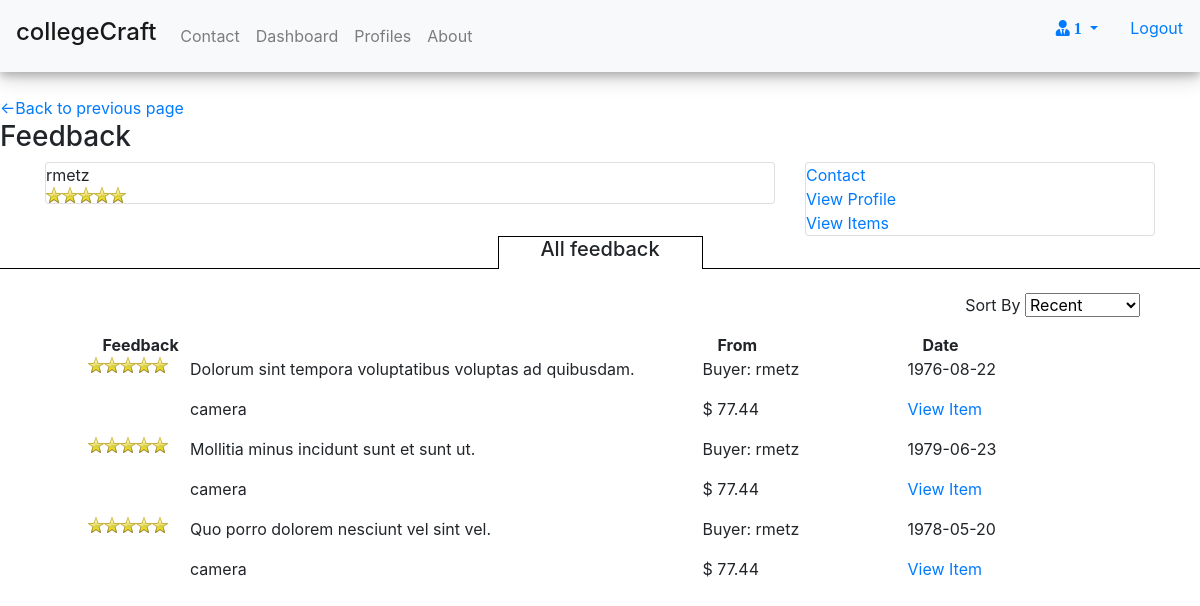
The app's page /views/feedback.php?user=2 (signed in) with its own data.
### tables this page shows
CREATE TABLE `users` (
  `user_id` int(11) NOT NULL,
  `username` varchar(15) NOT NULL,
  `hashed_password` varchar(255) DEFAULT NULL,
  `email_address` varchar(30) DEFAULT NULL,
  `bio` varchar(512) DEFAULT NULL,
  `role_id` int(11) DEFAULT NULL,
  `location` varchar(128) DEFAULT NULL,
  `name` varchar(32) DEFAULT NULL
);

CREATE TABLE `review` (
  `id` int(11) NOT NULL,
  `review` int(11) DEFAULT NULL,
  `trade_id` int(11) DEFAULT NULL,
  `feedback` varchar(256) DEFAULT NULL,
  `created` varchar(60) DEFAULT NULL
);

CREATE TABLE `product` (
  `product_id` int(11) NOT NULL,
  `name` varchar(64) DEFAULT NULL,
  `description` varchar(256) DEFAULT NULL,
  `category` varchar(256) DEFAULT NULL
);

CREATE TABLE `trade_ad` (
  `id` int(11) NOT NULL,
  `price` float DEFAULT NULL,
  `qty` int(11) DEFAULT NULL,
  `img` varchar(1024) DEFAULT NULL
);

### views/feedback.php (the view, shortened to what this page needs)
<?php
  include '../connect.php';
  $user = $_GET['user'];
  $get_info = "SELECT username from users where user_id={$user}";
  $resultz = $conn->query($get_info);
  while($a = $resultz->fetch_assoc()){
    $feedback_user = $a['username'];
  }
  $info = "SELECT review.id, review.review, review.trade_id,
    review.feedback, review.created, buys.user_id as buyer, advertises.product_id,
    trade_ad.price, trade_ad.qty, sells.user_id as seller, product.name, users.username
  FROM review
  INNER JOIN Trade_ad ON review.trade_id=Trade_ad.id
  INNER JOIN sells on trade_ad.id=sells.product_id
  INNER JOIN product ON trade_ad.id=product.product_id
  INNER JOIN users ON users.user_id=sells.user_id
  INNER JOIN buys on trade_ad.id=buys.product_id
  INNER JOIN advertises on trade_ad.id = advertises.trade_ad_id
  WHERE sells.user_id = {$user}";
  $result = $conn->query($info);
  $user_rating = "SELECT average_review from(select avg(review) as average_review,
    users.username, trade_ad.id, sells.user_id as seller
                  from review
                  INNER JOIN trade_ad ON review.trade_id=trade_ad.id
                  INNER JOIN sells ON trade_ad.id=sells.product_id
                  INNER JOIN users ON sells.user_id=users.user_id
                  where sells.user_id={$user}) as average";
  $user_rating_result = $conn->query($user_rating);
  while($b = $user_rating_result->fetch_assoc()){
    $review = $b['average_review'];
  }
 ?>
<html>
  <head>
  </head>
  <body>
      <?php include './partials/header.php' ?>
      <div id='sub-nav'>
        <a href='javascript:history.go(-1)'>
          <-Back to previous page
        </a>
      </div>
      <div class='row'>
        <div class='col-sm-12'>
          <h3>Feedback</h3>
        </div>
        <div class='container'>
          <div class='row'>
            <div class='col-sm-8'>
              <div class='card'>
                <?php
                echo $feedback_user;
                echo "
                <span class='stars'>{$review}</span>
                ";
                ?>
              </div>
            </div>
            <div class='col-sm-4'>
              <div class='card'>
                <a href='#'>Contact</a>
                <a href='#'>View Profile</a>
                <a href='#'>View Items</a>
              </div>
            </div>
          </div>
        </div>
      </div>
    <div class='row' style='padding-bottom: 2%;'>
      <div class='col-sm-5 myborder'>
      </div>
      <div id='feedback-tab' class='col-sm-2'>
        <h5>All feedback</h5>
      </div>
      <div class='col-sm-5 myborder'>
      </div>
    </div>
    <div class='row'>
      <div class='col-sm-12'>
        <p style='float: right;padding-right: 5%;'>Sort By
          <select name='sort' id='sort'>
            <option value="recent">Recent</option>
          </select>
        </p>
      </div>
      <div class='col-sm-6 offset-sm-1'>
        <strong>Feedback</strong>
      </div>
      <div class='col-sm-2'>
        <strong>From</strong>
      </div>
      <div class='col-sm-2'>
        <strong>Date</strong>
      </div>
      <div class='col-sm-1'>
      </div>
      <div id='show_sort' class='row' style='width:100%;'>
      <?php
      while($row = $result->fetch_assoc()){
        $buyer = $conn->query("SELECT username from users where user_id={$row['buyer']}");
        echo "
        <div class='col-sm-1 offset-sm-1'>
          <span class='stars'>{$row['review']}</span>
        </div>
        <div class='col-sm-5'>
          <p>{$row['feedback']}</p>
          <p>{$row['name']}</p>
        </div>
        <div class='col-sm-2'>
          <p>Buyer: ";
          while($data = $buyer->fetch_assoc()){
            echo $data['username'];
          }
        echo "</p>
          <p>$ {$row['price']}
        </div>
        <div class='col-sm-2'>
          <p>{$row['created']}</p>
          <a href='item.php?item={$row['trade_id']}'>View Item</a>
        </div>
        <div class='col-sm-1'>
        </div>
        ";
      }
        ?>
      </div>
    </div>
  </body>
</html>

### views/partials/header.php (shortened to what this page needs)
<?php
include '../connect.php';
if(isset($_SESSION['loggedin'])){
  $user_query = "SELECT user_id from users where username = '{$_SESSION['username']}'";
  $user_result = $conn->query($user_query);
  while($a = $user_result->fetch_assoc()){
    $user_id = $a['user_id'];
  }
  $requests = "SELECT count(*) from trade_request where seller = {$user_id} and complete=0";
  $requests_result = $conn->query($requests);
  while($b = $requests_result->fetch_assoc()){
    $count = $b['count(*)'];
  }
}
?>
<nav id='navigation-main' class="navbar navbar-expand-lg navbar-light bg-light">
  <a class="navbar-brand" href="/collegeCraft/views/index.php">
    <h4>collegeCraft</h4>
  </a>
  <div class="collapse navbar-collapse" id="navbarNav">
    <ul class="navbar-nav">
      <li class="nav-item">
        <a class="nav-link" href="/collegeCraft/views/contact.php">Contact</a>
      </li>
      <li class="nav-item">
        <a class="nav-link" href="/collegeCraft/views/dashboard.php">Dashboard</a>
      </li>
      <li class="nav-item">
        <a class="nav-link" href="/collegeCraft/views/profiles.php">Profiles</a>
      </li>
      <li class="nav-item">
        <a class="nav-link" href="/collegeCraft/views/about.php">About</a>
      </li>
    </ul>
  </div>
  <?php
    if(isset($_SESSION['loggedin'])){
      echo"
      <ul style='float:right; list-style:none;' class='dots row'>
          <li class='nav-item dropdown'>
            <a class='nav-link dropdown-toggle' href='#' id='navbarDropdown' role='button' data-toggle='dropdown' aria-haspopup='true' aria-expanded='false'>
              <span class='fas fa-user-tie' style=''>
                    {$count}
              </span>
            </a>
            <div class='dropdown-menu' aria-labelledby='navbarDropdown' style='left: auto;right: 0 !important;padding-top: 0;'>
              <a class='dropdown-item' href='/collegeCraft/views/requests.php'>Incoming Requests</a>
              <a class='dropdown-item' href='/collegeCraft/views/requests.php?outgoing=true'>Outgoing Requests</a>
            </div>
          </li>
          <li class='nav-item' style=''>
            <a class='nav-link' href='/collegeCraft/views/index.php'>Logout</a>
          </li>
      </ul>";
        }
        ?>
</nav>

### public/stylesheets/index.css (style rules this page uses)
#navigation-main { box-shadow: 0 4px 8px 0 rgba(0, 0, 0, 0.2), 0 6px 20px 0 rgba(0, 0, 0, 0.19); margin-bottom: 2%; }

### public/stylesheets/item.css (style rules this page uses)
span.stars, span.stars span { display: block; background: url(../images/stars.png) 0 -16px repeat-x; width: 80px; height: 16px; }

### public/stylesheets/feedback.css (style rules this page uses)
.myborder { border-bottom: 1px solid black; }
#feedback-tab { border-left: 1px solid black; border-right: 1px solid black; border-top: 1px solid black; text-align: center; }

### records on screen
users: username "rmetz"
review: feedback "Dolorum sint tempora voluptatibus voluptas ad quibusdam.", product.name "camera", trade_ad.price "77.44", created "1976-08-22"
review: feedback "Mollitia minus incidunt sunt et sunt ut.", product.name "camera", trade_ad.price "77.44", created "1979-06-23"
review: feedback "Quo porro dolorem nesciunt vel sint vel.", product.name "camera", trade_ad.price "77.44", created "1978-05-20"

### other values on screen
$count "1"
